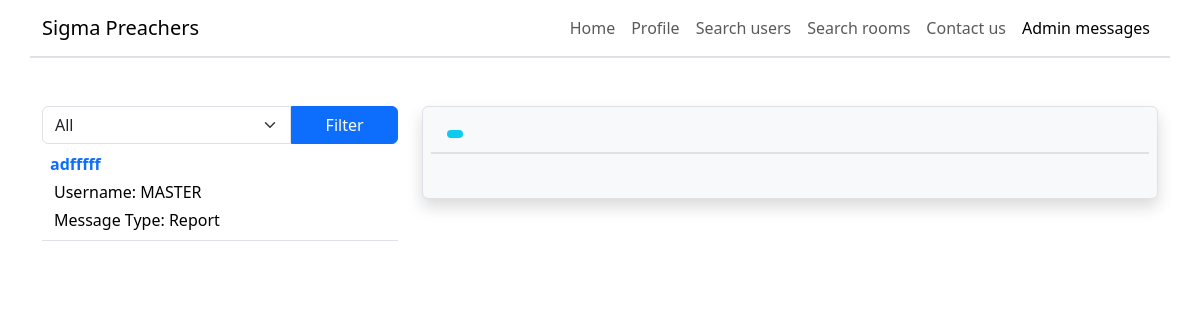
Page /admin_messages (signed in) on the earlier database version.
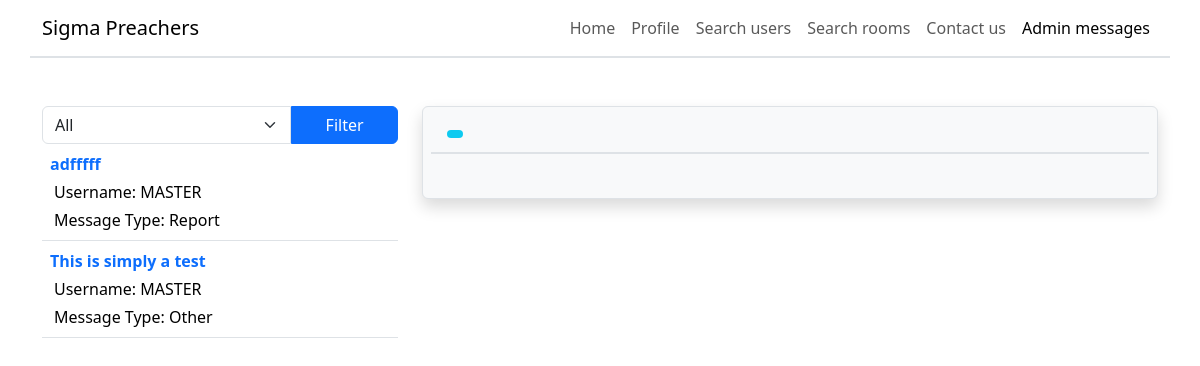
Same page on the later database version.
### project/database/create_db.py (models this page shows)
class AdminMessage(db.Model):
    __tablename__ = "admin_messages"
    id = db.Column(db.Integer, primary_key=True, autoincrement=True)
    title = db.Column(db.String(25), nullable=False)
    content = db.Column(db.String(1670), nullable=False)
    dismissed = db.Column(db.Boolean, default=False, nullable=False)
    type_id = db.Column(
        db.Integer, db.ForeignKey("admin_message_types.id"), nullable=False
    )
    user_id = db.Column(db.Integer, db.ForeignKey("users.id"), nullable=False)

class User(UserMixin, db.Model):
    __tablename__ = "users"
    id = db.Column(db.Integer, primary_key=True, autoincrement=True)
    username = db.Column(db.String(67), unique=True, nullable=False)
    password = db.Column(db.Integer, nullable=False)  # Only store password hash
    status = db.Column(db.String(20), default="STANDARD USER", nullable=False)
    gender = db.Column(db.String(67), default="sigma/male", nullable=False)
    age = db.Column(db.Integer, default=-1, nullable=False)
    location = db.Column(db.String(67), default="private", nullable=False)
    bio = db.Column(
        db.String(255),
        default="This person is too busy chatting to write a bio!",
        nullable=False,
    )
    banned = db.Column(db.Boolean, default=False, nullable=False)
    ban_end = db.Column(db.Integer, default=int(datetime.now().timestamp()))
    room_access = db.relationship("RoomAccess", backref="user")
    admin_messages = db.relationship("AdminMessage", backref="user")
    room_message = db.relationship("RoomMessage", backref="user")

class AdminMessageType(db.Model):
    __tablename__ = "admin_message_types"
    id = db.Column(db.Integer, primary_key=True, autoincrement=True)
    name = db.Column(db.String(10), nullable=False, unique=True)
    admin_messages = db.relationship("AdminMessage", backref="message_type")

### project/routes/admin_messages.py (the view)
@admin_messages_bp.route("/admin_messages")
@login_required
def admin_messages():
    if current_user.status not in ["MASTER", "ADMIN"]:
        flash("You are not a high enough status for this page.", "warning")
        return redirect(url_for("home.home"))
    messages = AdminMessagesService.fetch_all_messages()
    return render_template("admin_messages.html", messages=messages)

### project/database/select_db.py (called while the page is built)
    @staticmethod
    def select_all_admin_messages() -> list:
        found_messages = AdminMessage.query.filter(
            AdminMessage.dismissed == False
        ).all()
        res = []
        for message in found_messages:
            if message.user is None:
                username = "Anonymous"
            else:
                username = message.user.username
            if message.message_type is None:
                message_type = "Unknown"
            else:
                message_type = message.message_type.name
            res.append(
                {
                    "message_type": message_type,
                    "title": message.title,
                    "username": username,
                    "id": message.id,
                }
            )
        return res

### project/services/admin_messages.py (called while the page is built)
    @staticmethod
    def fetch_all_messages() -> list:
        return Select.select_all_admin_messages()

### project/templates/admin_messages.html (shortened to what this page needs)
{% extends "base_header.html" %}
{% block main %}
<main class="row mt-5">
    <div class="col-sm-4">
        <form onsubmit="return false;" class="d-flex">
            <select class="form-select d-inl rounded-end-0" style="width: 70%;" id="filter-input">
                <option value="0">All</option>
            </select>
            <input type="submit" onclick="filter()" class="btn btn-primary rounded-start-0 d-inline" style="width: 30%;" value="Filter">
        </form>
        <table class="col-sm-4 table table-hover">
            <tbody>
                {% for message in messages %}
                <tr onclick="getMessageData({{ message['id'] }})" style="cursor: pointer;" class="{{ message['message_type'] }} admin-message" id="{{ message['id'] }}">
                    <td class="d-flex flex-column">
                        <p class="text-primary mb-1"><b>{{ message["title"] }}</b></p>
                        <p class="ms-1 mb-1">Username: {{ message["username"] }}</p>
                        <p class="ms-1 mb-0">Message Type: {{ message["message_type"] }}</p>
                    </td>
                </tr>
                {% endfor %}
            </tbody>
        </table>
    </div>
    <div class="col-sm-8">
        <div class="bg-light rounded border p-2 shadow">
            <span class="badge bg-info ms-3"><h6 id="message-type" class="mb-0"></h6></span>
            <div class="border border-1 mb-1"></div>
            <p id="message-content" class="p-2"></p>
        </div>
    </div>
</main>
{% endblock %}

### project/templates/base_header.html (shortened to what this page needs)
{% extends "base.html" %}
{% block body %}
<header class="row border-bottom border-2">
    <nav class="navbar navbar-expand-sm">
        <div class="container-fluid">
            <a class="navbar-brand" href="/">Sigma Preachers</a>
            <div class="collapse navbar-collapse" id="collapsibleNavbar">
                <ul class="navbar-nav ms-auto">
                    <li class="nav-item">
                        <a class="nav-link" href="/home" id="home">Home</a>
                    </li>
                    <li class="nav-item">
                        <a class="nav-link" href="/view_profile/{{ current_user.id }}" id="profile">Profile</a>
                    </li>
                    <li class="nav-item">
                        <a class="nav-link" href="/search_users" id="search-users">Search users</a>
                    </li>
                    <li class="nav-item">
                        <a class="nav-link" href="/search_rooms" id="search-rooms">Search rooms</a>
                    </li>
                    <li class="nav-item">
                        <a class="nav-link" href="/contact_us" id="contact-us">Contact us</a>
                    </li>
                    {% if current_user.status == "ADMIN" or current_user.status == "MASTER" %}
                    <li class="nav-item">
                        <a class="nav-link" href="/admin_messages" id="admin-messages">Admin messages</a>
                    </li>
                    {% endif %}
                </ul>
            </div>
        </div>
    </nav>
</header>
{% block main %}{% endblock %}
{% endblock %}

### project/templates/base.html (shortened to what this page needs)
<!doctype html>
<html lang="en" data-bs-theme="light">
    <head>
        <link
            href="https://cdn.jsdelivr.net/npm/bootstrap@5.3.8/dist/css/bootstrap.min.css"
            rel="stylesheet"
        />
    </head>
    <body class="container">
        {% block body %}{% endblock %}
    </body>
</html>

Differences in the rows shown:
added AdminMessage: title "This is simply a test"
now on this page (row unchanged): AdminMessageType: message_type "Other"
Other differences:
new list line: "Username: Message Type:"
new list line: "MASTER"
